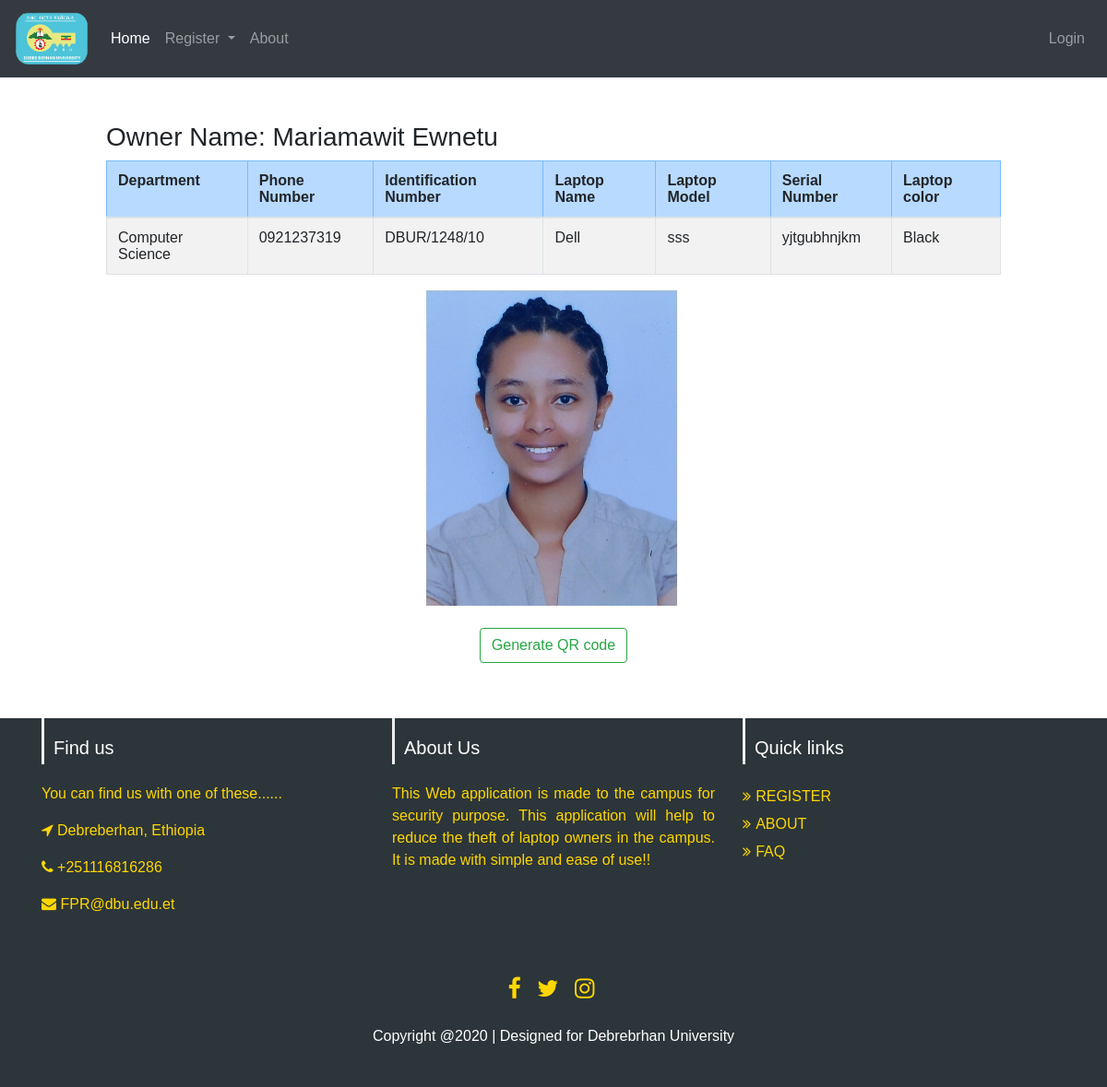
The app's page /qr/owner/25/ with its own data.
### QR/models.py (models this page shows, shortened)
class Owner(models.Model):
    STUDENT = 'ST'
    TEACHER = 'TE'
    STAFF = 'SA'
    OWNER_TYPE_CHOICES = [
        (STUDENT, 'Student'),
        (TEACHER, 'Teacher'),
        (STAFF, 'Staff'),
    ]
    owner_type = models.CharField(
        max_length=2,
        choices=OWNER_TYPE_CHOICES,
        default=STUDENT,
    )
    owner_first_name = models.CharField(max_length=100)
    owner_last_name= models.CharField(max_length=100)
    department= models.CharField(max_length=100)
    phone_number = models.CharField(max_length=50)
    owner_id = models.CharField(max_length=50)
    image = models.ImageField(null=True, upload_to='owner_image',)

class Laptop(models.Model):
    laptop_name = models.CharField(max_length=50)
    laptop_model = models.CharField(max_length=50)
    serial_number= models.CharField(max_length=50)
    laptop_color = models.CharField(max_length=50)
    owner = models.ForeignKey(Owner, null=True, related_name='laptops', on_delete=models.CASCADE)
    qr_code = models.ImageField(blank=True, null=True, upload_to='qr_code_images')

### QR/views.py (the view)
# urls.py: path('owner/<int:owner_id>/', views.detail, name='detail'),
def detail(request, owner_id):
    owner = Owner.objects.get(pk=owner_id)
    return render(request, 'detail.html', {'owner': owner})

### QR/templates/detail.html (shortened to what this page needs)
{% extends 'base.html' %}
{% block content %}
<div>
<h3>Owner Name: {{owner.owner_first_name}} {{owner.owner_last_name}} </h3>
<table class="table table-hover table-bordered table-striped">
    <tr class="table-primary">
        <th>Department</>
        <th>Phone Number</th>
        <th>Identification Number</th>
        <th>Laptop Name </th>
        <th>Laptop Model</th>
        <th>Serial Number</th>
        <th>Laptop color</th>
    </tr>
    <tbody>
        <tr>
        <td>{{ owner.department}}</td>
        <td>{{ owner.phone_number}}</td>
        <td>{{ owner.owner_id}}</td>
        {% for laptop in owner.laptops.all %}
        <td>{{ laptop.laptop_name }}</td>
        <td>{{ laptop.laptop_model }}</td>
        <td>{{ laptop.serial_number}}</td>
        <td>{{ laptop.laptop_color}}</td>
    </tr>
</tbody>
</table>
<div align="center">
<img src="{{owner.image.url}}" alt=""> <br><br>
<a href="{% url 'QR:generate' laptop.id %}" class="btn btn-outline-success my-2 my-sm-0" type="submit">Generate QR code</a>
</div>
    {% endfor %}
</div>
{% endblock %}

### QR/templates/base.html (shortened to what this page needs)
{% load static %}
<html lang="en">
<head>
    <link rel="stylesheet" href="https://stackpath.bootstrapcdn.com/bootstrap/4.4.1/css/bootstrap.min.css"
>
    <link rel="stylesheet" type="text/css" href="{% static 'style.css' %}" />
    <link rel="stylesheet" href="https://use.fontawesome.com/releases/v5.2.0/css/all.css"
>
</head>
{% include 'navbar.html' %}
<div class="row ml-0 mr-0 mb-150">
    <div class="col-1"></div>
    <div class="col-10">
        {% block content%}
        {% endblock %}
    </div>
    <div class="col-1"></div>
</div>
{% include 'footer.html' %}
</body>
</html>

### QR/templates/navbar.html (shortened to what this page needs)
{% load static %}
<nav class="navbar navbar-expand-lg navbar-dark bg-dark mb-5">
    <a class="navbar-brand" href="#"><img src="{% static 'logo/images/maria_logo.png' %}" width="80px"/></a>
    <div class="collapse navbar-collapse" id="navbarSupportedContent">
    <ul class="navbar-nav mr-auto">
        <li class="nav-item active">
        <a class="nav-link" href="{% url 'QR:home' %}">Home <span class="sr-only">(current)</span></a>
        </li>
        <li class="nav-item dropdown">
            <a class="nav-link dropdown-toggle" href="#" id="navbarDropdown" role="button" data-toggle="dropdown" aria-haspopup="true" aria-expanded="false">Register
            </a>
        </li>
        <li class="nav-item">
            <a class="nav-link" href="{% url 'QR:about' %}">About</a>
        </li>
    </ul>
    <ul class="navbar-nav">
        {% if request.user.is_authenticated %}
        <li class="nav-item dropdown">
            <a class="nav-link dropdown-toggle" href="#" id="navbarDropdown" role="button" data-toggle="dropdown" aria-haspopup="true" aria-expanded="false">
                <svg class="bi bi-person-fill" width="1em" height="1em" viewBox="0 0 16 16" fill="currentColor" xmlns="http://www.w3.org/2000/svg">
                    <path fill-rule="evenodd" d="M3 14s-1 0-1-1 1-4 6-4 6 3 6 4-1 1-1 1H3zm5-6a3 3 0 100-6 3 3 0 000 6z" clip-rule="evenodd"/>
                </svg>
                <span>HI {{ request.user|capfirst }}</span>
            </a>
            <div class="dropdown-menu" aria-labelledby="navbarDropdown">
            <a class="dropdown-item" href="{% url 'QR:user_logout' %}">Logout</a>
            </div>
        </li>
        {% else %}
        <li class="nav-item">
            <a href="{% url 'QR:user_login' %}" class="nav-link">Login</a>
        </li>
        {% endif %}
    </ul>
    </div>
</nav>

### QR/templates/footer.html (shortened to what this page needs)
<section id="footer">
    <div class="container">
        <div class="row text-center text-xs-center text-sm-left text-md-left">
            <div class="col-xs-12 col-sm-4 col-md-4">
                <h5 class="headin5_amrc col_white_amrc pt2">Find us</h5>
                <p class="mb10">You can find us with one of these......</p>
                <p class="mb10"><i class="fa fa-location-arrow"></i> Debreberhan, Ethiopia </p>
                <p class="mb10"><i class="fa fa-phone"></i> +251116816286 </p>
                <p class="mb10"><i class="fa fa fa-envelope"></i> FPR@dbu.edu.et </p>
            </div>
            <div class="col-xs-12 col-sm-4 col-md-4">
                <div class="kilimanjaro_part">
                    <h5>About Us</h5>
                    <p class="mb10" align="justify">This Web application is made to the campus for security purpose.
                        This application will help to reduce the theft of laptop owners in the campus.
                        It is made with simple and ease of use!!</p>
                </div>
            </div>
            <div class="col-xs-12 col-sm-4 col-md-4">
                <h5>Quick links</h5>
                <ul class="list-unstyled quick-links">
                    <li><a href="{% url 'QR:form' %}"><i class="fa fa-angle-double-right"></i>REGISTER</a></li>
                    <li><a href="{% url 'QR:about' %}"><i class="fa fa-angle-double-right"></i>ABOUT</a></li>
                    <li><a href="{% url 'QR:faq' %}"><i class="fa fa-angle-double-right"></i>FAQ</a></li>
                </ul>
            </div>
        </div>
        <div class="row">
            <div class="col-xs-12 col-sm-12 col-md-12 mt-2 mt-sm-5">
                <ul class="list-unstyled list-inline social text-center">
                    <li class="list-inline-item"><a href="https://www.facebook.com/dbu.edu.et"><i
                                class="fa fa-facebook"></i></a></li>
                    <li class="list-inline-item"><a href="https://twitter.com/login"><i class="fa fa-twitter"></i></a>
                    </li>
                    <li class="list-inline-item"><a href="https://www.instagram.com/"><i
                                class="fa fa-instagram"></i></a></li>
                </ul>
            </div>
        </div>
        <div class="row">
            <div class="col-xs-12 col-sm-12 col-md-12 mt-2 mt-sm-2 text-center text-white">
                <p class="text-center">Copyright @2020 | Designed for <a href="http://dbu.edu.et/">Debrebrhan
                        University</a></p>
            </div>
        </div>
    </div>
</section>

### QR/static/style.css (style rules this page uses)
html { position: relative; min-height: 100%; }

### QR/templates/footer.html (style rules this page uses)
#footer { position: relative; background: #2C3539 !important; height: 400px; margin-top: 60px; margin-bottom: 0px; }
#footer h5 { padding-top: 20px; padding-left: 10px; border-left: 3px solid #eeeeee; padding-bottom: 6px; margin-bottom: 20px; color: #ffffff; }
#footer a { color: #ffffff; text-decoration: none !important; background-color: transparent; -webkit-text-decoration-skip: objects; }
#footer ul.social li { padding: 3px 0; }
#footer ul.social li a i { margin-right: 5px; font-size: 25px; -webkit-transition: .5s all ease; -moz-transition: .5s all ease; transition: .5s all ease; }
#footer ul.social li a, #footer ul.quick-links li a { color: #FFD700; }
#footer ul.quick-links li { padding: 3px 0; -webkit-transition: .5s all ease; -moz-transition: .5s all ease; transition: .5s all ease; }
#footer ul.quick-links li a i { margin-right: 5px; }
.mb10 { color: #FFD700; }

### records on screen
Owner: owner_first_name "Mariamawit", owner_last_name "Ewnetu", department "Computer Science", phone_number "0921237319", owner_id "DBUR/1248/10"
Laptop: laptop_name "Dell", laptop_model "sss", serial_number "yjtgubhnjkm", laptop_color "Black", image (picture)
